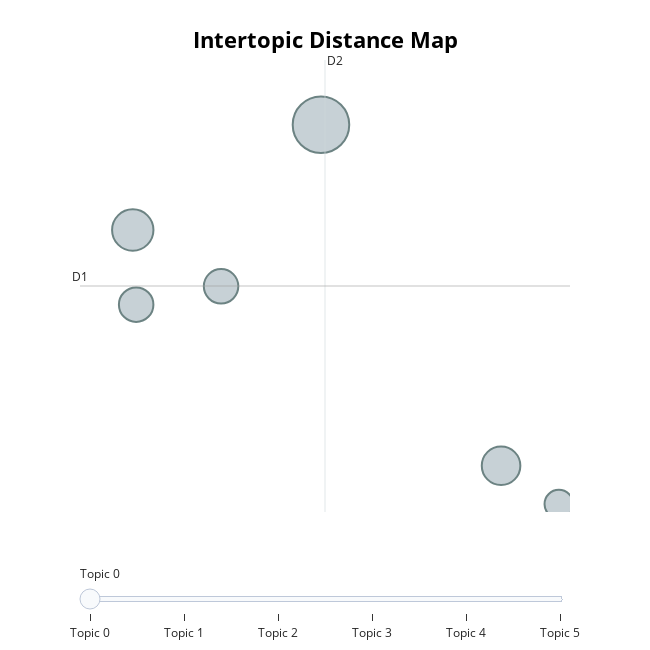

The code cell stored with this chart in its notebook:
### Code cell
topic_model.visualize_topics()

### Figure 1 — Plotly figure (JSON) as saved in the notebook; plotly's stock layout.template omitted (floating-point values rounded to 4 significant figures)
{"data": [{"customdata": [[0, "simulation | mobility | case study | micromobility | city", 43], [1, "transportation | modeling | microsimulation | simulation | mobility", 23], [2, "transportation planning | travel demand | mobility traces | traffic | transportation", 20], [3, "modeling | mobility | cities | patterns | measures", 16], [4, "transport simulations | transport simulation | transportation systems | disaggregate travel | simulations", 16], [5, "pollutant emissions | urban | environmental effects | transportation infrastructure | virtual city", 11]], "hovertemplate": "<b>Topic %{customdata[0]}</b><br>%{customdata[1]}<br>Size: %{customdata[2]}", "legendgroup": "", "marker": {"color": "#B0BEC5", "line": {"color": "DarkSlateGrey", "width": 2}, "size": [43, 23, 20, 16, 16, 11], "sizemode": "area", "sizeref": 0.02687, "symbol": "circle"}, "mode": "markers", "name": "", "orientation": "v", "showlegend": false, "type": "scatter", "x": [-1.17, -2.516, 0.1186, -1.885, -2.492, 0.532], "xaxis": "x", "y": [5.215, 3.943, 1.096, 3.263, 3.042, 0.6314], "yaxis": "y"}], "layout": {"annotations": [{"showarrow": false, "text": "D1", "x": -2.894, "y": 3.267, "yshift": 10}, {"showarrow": false, "text": "D2", "x": -1.141, "xshift": 10, "y": 5.997}], "height": 650, "hoverlabel": {"bgcolor": "white", "font": {"family": "Rockwell", "size": 16}}, "legend": {"itemsizing": "constant", "tracegroupgap": 0}, "margin": {"t": 60}, "shapes": [{"line": {"color": "#CFD8DC", "width": 2}, "type": "line", "x0": -1.141, "x1": -1.141, "y0": 0.5367, "y1": 5.997}, {"line": {"color": "#9E9E9E", "width": 2}, "type": "line", "x0": -2.894, "x1": 0.6118, "y0": 3.267, "y1": 3.267}], "sliders": [{"active": 0, "pad": {"t": 50}, "steps": [{"args": [{"marker.color": [["red", "#B0BEC5", "#B0BEC5", "#B0BEC5", "#B0BEC5", "#B0BEC5"]]}], "label": "Topic 0", "method": "update"}, {"args": [{"marker.color": [["#B0BEC5", "red", "#B0BEC5", "#B0BEC5", "#B0BEC5", "#B0BEC5"]]}], "label": "Topic 1", "method": "update"}, {"args": [{"marker.color": [["#B0BEC5", "#B0BEC5", "red", "#B0BEC5", "#B0BEC5", "#B0BEC5"]]}], "label": "Topic 2", "method": "update"}, {"args": [{"marker.color": [["#B0BEC5", "#B0BEC5", "#B0BEC5", "red", "#B0BEC5", "#B0BEC5"]]}], "label": "Topic 3", "method": "update"}, {"args": [{"marker.color": [["#B0BEC5", "#B0BEC5", "#B0BEC5", "#B0BEC5", "red", "#B0BEC5"]]}], "label": "Topic 4", "method": "update"}, {"args": [{"marker.color": [["#B0BEC5", "#B0BEC5", "#B0BEC5", "#B0BEC5", "#B0BEC5", "red"]]}], "label": "Topic 5", "method": "update"}]}], "title": {"font": {"color": "Black", "size": 22}, "text": "<b>Intertopic Distance Map</b>", "x": 0.5, "xanchor": "center", "y": 0.95, "yanchor": "top"}, "width": 650, "xaxis": {"anchor": "y", "domain": [0, 1], "range": [-2.894, 0.6118], "title": {"text": ""}, "visible": false}, "yaxis": {"anchor": "x", "domain": [0, 1], "range": [0.5367, 5.997], "title": {"text": ""}, "visible": false}}}
